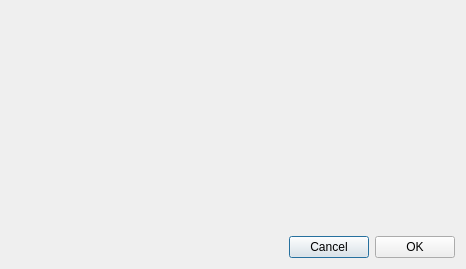
<?xml version="1.0" encoding="UTF-8"?>
<ui version="4.0">
 <class>DialogDebug_x86</class>
 <widget class="QDialog" name="DialogDebug_x86">
  <property name="windowModality">
   <enum>Qt::ApplicationModal</enum>
  </property>
  <property name="geometry">
   <rect>
    <x>0</x>
    <y>0</y>
    <width>466</width>
    <height>269</height>
   </rect>
  </property>
  <property name="windowTitle">
   <string>Dialog</string>
  </property>
  <property name="modal">
   <bool>true</bool>
  </property>
  <layout class="QVBoxLayout" name="verticalLayout">
   <item>
    <spacer name="verticalSpacer">
     <property name="orientation">
      <enum>Qt::Vertical</enum>
     </property>
     <property name="sizeHint" stdset="0">
      <size>
       <width>20</width>
       <height>216</height>
      </size>
     </property>
    </spacer>
   </item>
   <item>
    <layout class="QHBoxLayout" name="horizontalLayout">
     <item>
      <spacer name="horizontalSpacer">
       <property name="orientation">
        <enum>Qt::Horizontal</enum>
       </property>
       <property name="sizeHint" stdset="0">
        <size>
         <width>40</width>
         <height>20</height>
        </size>
       </property>
      </spacer>
     </item>
     <item>
      <widget class="QPushButton" name="pushButtonCancel">
       <property name="text">
        <string>Cancel</string>
       </property>
      </widget>
     </item>
     <item>
      <widget class="QPushButton" name="pushButtonOK">
       <property name="text">
        <string>OK</string>
       </property>
      </widget>
     </item>
    </layout>
   </item>
  </layout>
 </widget>
 <resources/>
 <connections/>
</ui>
